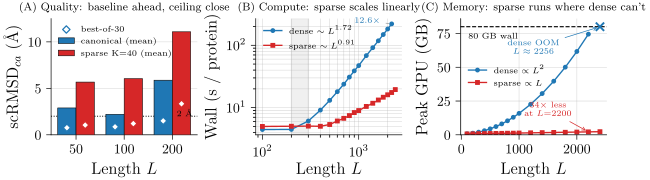

Source code (Python):
# P45_v1: the honest sparse-vs-canonical story in three panels:
#   (A) quality  — canonical beats sparse on designability (N=30 matched-seed, E014/E019)
#   (B) wall     — sparse turns dense's super-linear inference cost into linear (E124, A100)
#   (C) memory   — dense OOMs at the 80 GB wall (L~2256); sparse runs where dense cannot (E124)
# Narrative: baseline is strictly better at the lengths it can do; sparse is the only thing that
# runs at the lengths it can't, at linear instead of quadratic cost.
# DATA: panel A from experiments.md E014 N=30 table (nsteps=200, matched seed=100 — relative only);
#       panels B/C from results/inference_compute_audit/scaling_a100.csv (E124, on-disk, real).
import sys
import csv
from pathlib import Path

sys.path.insert(0, str(Path(__file__).parent.parent))
from plot_utils import figsize
import matplotlib.pyplot as plt
import numpy as np

CANON = "#1f77b4"   # canonical dense
SPARSE = "#d62728"  # sparse K40
REPO = Path(__file__).parent.parent.parent

# ---- Panel A data: N=30 matched-seed scRMSD (Å), mean bars + min "ceiling" marker (E014/E019) ----
# Framing: mean compresses the gap to ~2-3x (vs 20x for the hard-threshold rate); the min marker
# shows sparse's *ceiling* sits within ~0.35 A of canonical at L=50/100 — near-canonical at lower yield.
Ls_q = ["50", "100", "200"]
canon_mean = [2.89, 2.21, 5.87]
sparse_mean = [5.67, 6.04, 11.08]
canon_min = [0.76, 0.86, 1.50]
sparse_min = [1.05, 1.21, 3.34]

# ---- Panels B/C data: on-disk A100 scaling ladder (E124) ----
csv_path = REPO / "results/inference_compute_audit/scaling_a100.csv"
dense_L, dense_wall, dense_mem = [], [], []
sparse_L, sparse_wall, sparse_mem = [], [], []
with open(csv_path) as f:
    for row in csv.DictReader(f):
        L = float(row["L"])
        wall = float(row["wall_s_per_protein"])
        mem = float(row["peak_gpu_mb"]) / 1024.0  # -> GB
        if row["arm"] == "canonical_dense":
            dense_L.append(L); dense_wall.append(wall); dense_mem.append(mem)
        elif row["arm"] == "sparse_K40":
            sparse_L.append(L); sparse_wall.append(wall); sparse_mem.append(mem)

# dense OOM point (from scaling_a100.csv.oom.txt): L=2400 OOMs, peak ~79406 MB before death
OOM_L = 2400
GPU_CAP = 80.0  # GB wall

fig, (axA, axB, axC) = plt.subplots(1, 3, figsize=(TEXTWIDTH := 6.30, 6.30 * 0.30))

# ============================ Panel A — quality (gentle: mean scRMSD + min ceiling) ============================
x = np.arange(len(Ls_q)); w = 0.38
axA.bar(x - w / 2, canon_mean, width=w, color=CANON, edgecolor="black",
        lw=0.4, label="canonical (mean)", zorder=3)
axA.bar(x + w / 2, sparse_mean, width=w, color=SPARSE, edgecolor="black",
        lw=0.4, label="sparse K=40 (mean)", zorder=3)
# min ("best-of-30") ceiling markers — sparse's best sits within ~0.35 A of canonical at L=50/100
axA.scatter(x - w / 2, canon_min, marker="D", s=14, color="white",
            edgecolor=CANON, lw=0.9, zorder=5, label="best-of-30")
axA.scatter(x + w / 2, sparse_min, marker="D", s=14, color="white",
            edgecolor=SPARSE, lw=0.9, zorder=5)
axA.axhline(2.0, color="black", lw=0.7, ls=":", zorder=2)
axA.text(2.42, 2.0, "2 \\AA", fontsize=6, va="bottom", ha="right")
axA.set_xticks(x); axA.set_xticklabels(Ls_q)
axA.set_xlabel("Length $L$")
axA.set_ylabel("scRMSD$_{ca}$ (\\AA)")
axA.set_ylim(0, 12.5)
axA.set_title("(A) Quality: baseline ahead, ceiling close", fontsize=8)
axA.legend(frameon=False, loc="upper left", fontsize=5.8)
axA.spines[["top", "right"]].set_visible(False)
axA.grid(True, lw=0.4, alpha=0.5, axis="y", zorder=0)

# ============================ Panel B — wall-clock ============================
axB.plot(dense_L, dense_wall, "o-", color=CANON, ms=2.5, lw=1.0, label="dense $\\sim L^{1.72}$")
axB.plot(sparse_L, sparse_wall, "s-", color=SPARSE, ms=2.5, lw=1.0, label="sparse $\\sim L^{0.91}$")
axB.set_xscale("log"); axB.set_yscale("log")
axB.set_xlabel("Length $L$")
axB.set_ylabel("Wall (s / protein)")
axB.set_title("(B) Compute: sparse scales linearly", fontsize=8)
axB.legend(frameon=False, loc="upper left", fontsize=6.5)
axB.spines[["top", "right"]].set_visible(False)
axB.grid(True, lw=0.4, alpha=0.5, which="both", zorder=0)
# crossover band + 12.6x annotation at L=2200
axB.axvspan(200, 300, color="gray", alpha=0.12, zorder=0)
axB.annotate("12.6$\\times$", xy=(2200, 220.6), xytext=(900, 230),
             fontsize=6.5, color=CANON,
             arrowprops=dict(arrowstyle="-", lw=0.4, color="gray"))

# ============================ Panel C — memory / OOM wall ============================
axC.plot(dense_L, dense_mem, "o-", color=CANON, ms=2.5, lw=1.0, label="dense $\\propto L^2$")
axC.plot(sparse_L, sparse_mem, "s-", color=SPARSE, ms=2.5, lw=1.0, label="sparse $\\propto L$")
axC.axhline(GPU_CAP, color="black", lw=0.8, ls="--")
axC.text(120, GPU_CAP - 4.5, "80 GB wall", fontsize=6, va="top")
# dense OOM marker
axC.plot([OOM_L], [GPU_CAP], marker="x", color=CANON, ms=6, mew=1.4, zorder=5)
axC.annotate("dense OOM\n$L\\approx2256$", xy=(OOM_L, GPU_CAP), xytext=(1250, 60),
             fontsize=6, color=CANON, ha="center",
             arrowprops=dict(arrowstyle="->", lw=0.5, color=CANON))
axC.annotate("34$\\times$ less\nat $L{=}2200$", xy=(2200, sparse_mem[-2]), xytext=(1500, 14),
             fontsize=6, color=SPARSE, ha="center",
             arrowprops=dict(arrowstyle="->", lw=0.5, color=SPARSE))
axC.set_xlabel("Length $L$")
axC.set_ylabel("Peak GPU (GB)")
axC.set_ylim(0, 86)
axC.set_title("(C) Memory: sparse runs where dense can't", fontsize=8)
axC.legend(frameon=False, loc="center left", fontsize=6.5)
axC.spines[["top", "right"]].set_visible(False)
axC.grid(True, lw=0.4, alpha=0.5, zorder=0)

fig.tight_layout(pad=0.4)
fig.savefig(Path(__file__).with_suffix(".pdf"))
print("wrote", Path(__file__).with_suffix(".pdf").name)
